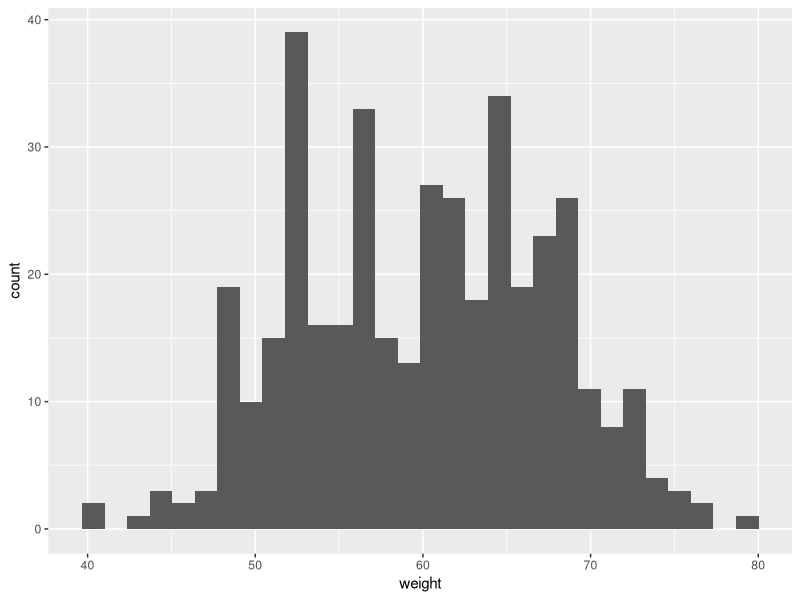
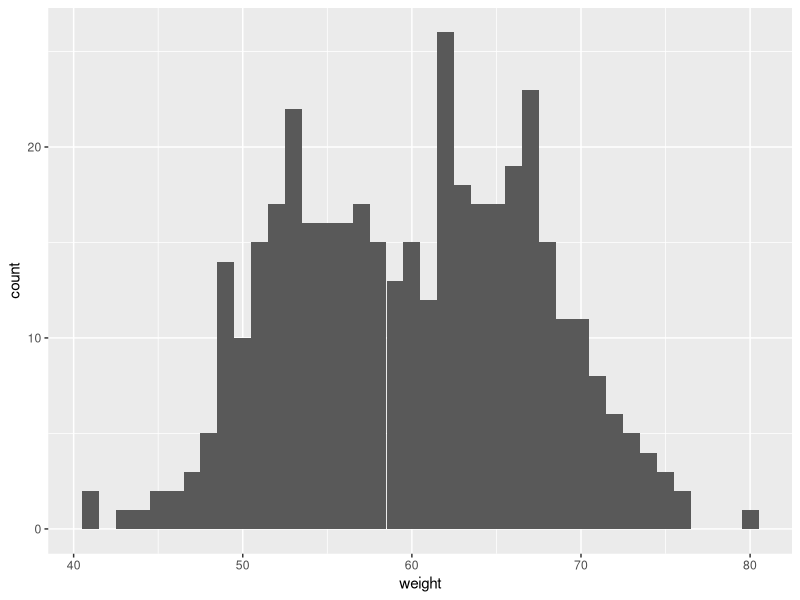
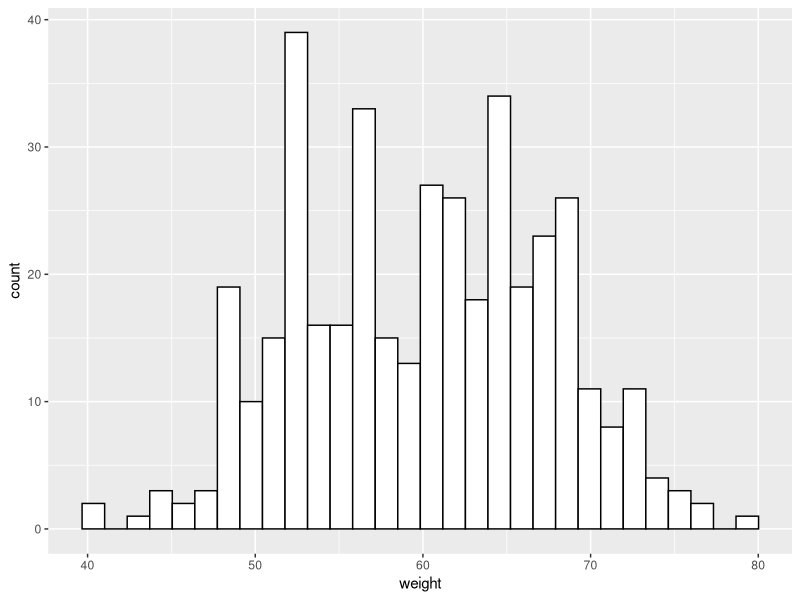
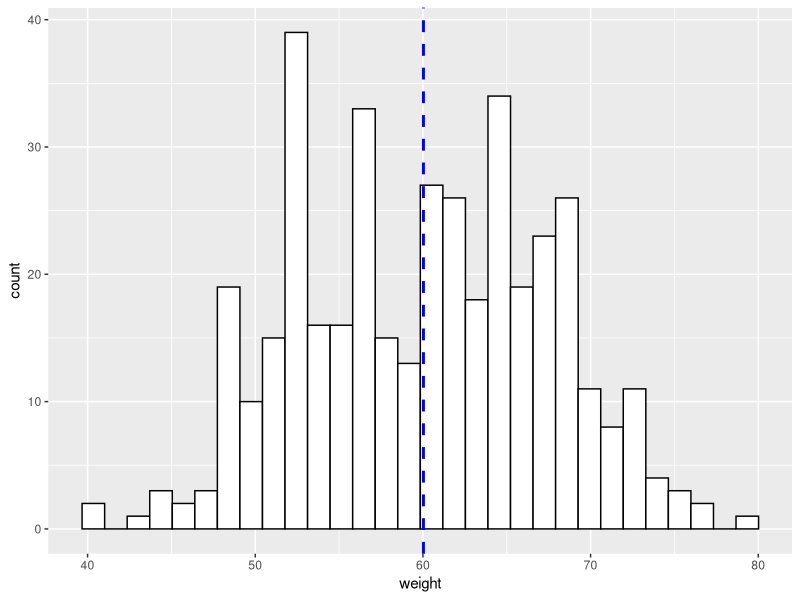
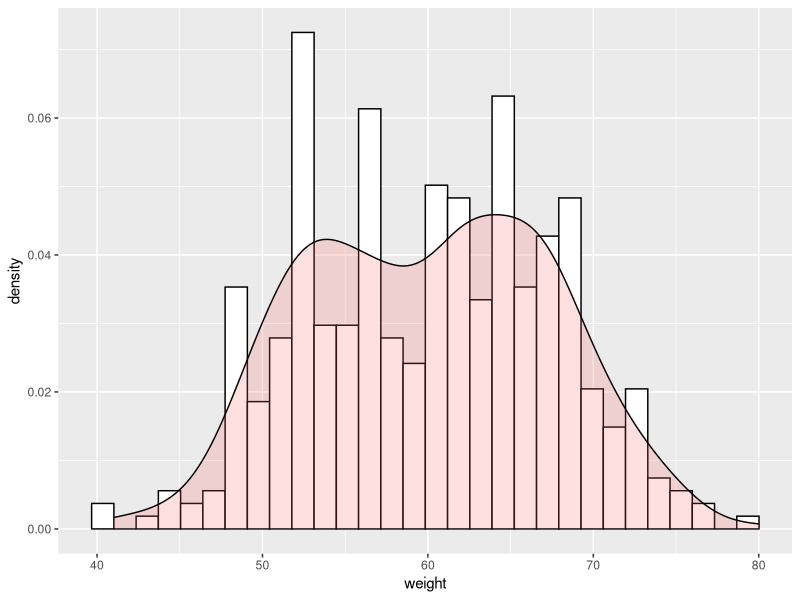

Source code (R) for these figures, in order:



set.seed(1234)
df <- data.frame(
  sex=factor(rep(c("F", "M"), each=200)),
  weight=round(c(rnorm(200, mean=55, sd=5), rnorm(200, mean=65, sd=5)))
)
head(df)


library(ggplot2)
# Basic histogram
ggplot(df, aes(x=weight)) + geom_histogram()
# Change the width of bins
ggplot(df, aes(x=weight)) + 
  geom_histogram(binwidth=1)
# Change colors
p<-ggplot(df, aes(x=weight)) + 
  geom_histogram(color="black", fill="white")
p

p+ geom_vline(aes(xintercept=mean(weight)),
              color="blue", linetype="dashed", size=1)
# Histogram with density plot
ggplot(df, aes(x=weight)) + 
  geom_histogram(aes(y=..density..), colour="black", fill="white")+
  geom_density(alpha=.2, fill="#FF6666") 




